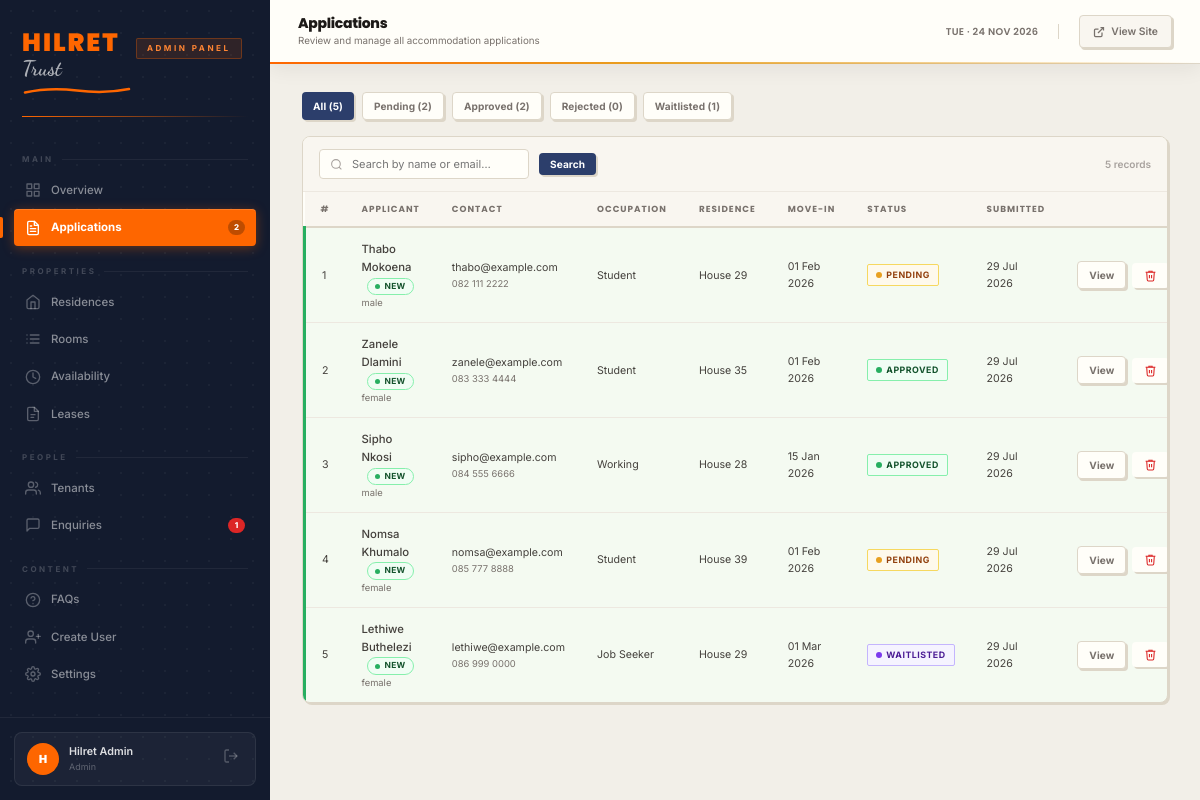
The page /dashboard/applications.php (signed in) on the database its author committed.
### tables this page shows
CREATE TABLE IF NOT EXISTS users (
  id            INT AUTO_INCREMENT PRIMARY KEY,
  name          VARCHAR(100)  NOT NULL,
  email         VARCHAR(150)  UNIQUE NOT NULL,
  password_hash VARCHAR(255)  NOT NULL,
  role          ENUM('admin','manager') DEFAULT 'admin',
  last_login    DATETIME      NULL,
  created_at    TIMESTAMP     DEFAULT CURRENT_TIMESTAMP
);

CREATE TABLE IF NOT EXISTS applications (
  id                  INT AUTO_INCREMENT PRIMARY KEY,
   
  first_name          VARCHAR(100)  NOT NULL,
  last_name           VARCHAR(100)  NOT NULL,
  email               VARCHAR(150)  NOT NULL,
  phone               VARCHAR(30)   NOT NULL,
  dob                 DATE,
  gender              ENUM('male','female','other') DEFAULT 'male',
   
  occupation          VARCHAR(50)   NOT NULL,
  employer            VARCHAR(200),
  funding_source      VARCHAR(50)   NOT NULL,
   
  preferred_residence VARCHAR(50),
  room_type           VARCHAR(50)   DEFAULT 'single',
  move_in_date        DATE,
  notes               TEXT,
   
  status              ENUM('pending','approved','rejected','waitlisted') DEFAULT 'pending',
  reviewed_by         INT           NULL,
  reviewed_at         DATETIME      NULL,
  review_notes        TEXT,
  terms_accepted      TINYINT(1)    DEFAULT 0,
   
  doc_id_path          VARCHAR(255)  NULL,
  doc_enrollment_path  VARCHAR(255)  NULL,
  doc_bursary_path     VARCHAR(255)  NULL,
  doc_sponsorship_path VARCHAR(255)  NULL,
  doc_income_path      VARCHAR(255)  NULL,
  submitted_at        TIMESTAMP     DEFAULT CURRENT_TIMESTAMP,
  viewed_at           DATETIME      NULL,
  FOREIGN KEY (reviewed_by) REFERENCES users(id) ON DELETE SET NULL
);

### backend/db.php (called while the page is built, shortened)
<?php
function db(): PDO {
    static $pdo = null;
    if ($pdo === null) {
        $dsn = sprintf(
            'mysql:host=%s;dbname=%s;charset=%s',
            DB_HOST, DB_NAME, DB_CHARSET
        );
        $pdo = new PDO($dsn, DB_USER, DB_PASS, [
            PDO::ATTR_ERRMODE            => PDO::ERRMODE_EXCEPTION,
            PDO::ATTR_DEFAULT_FETCH_MODE => PDO::FETCH_ASSOC,
            PDO::ATTR_EMULATE_PREPARES   => false,
        ]);
    }
    return $pdo;
}

### backend/auth.php (called while the page is built, shortened)
<?php
require_once __DIR__ . '/db.php';
function is_logged_in(): bool {
    return !empty($_SESSION['admin_id']);
}
function current_user(): ?array {
    static $user = null;
    if ($user === null) {
        $stmt = db()->prepare('SELECT id, name, email, role FROM users WHERE id = ?');
        $stmt->execute([$_SESSION['admin_id']]);
        $user = $stmt->fetch() ?: null;
    }
    return $user;
}

### dashboard/partials/auth-check.php (called while the page is built, shortened)
<?php
require_once dirname(__DIR__, 2) . '/backend/auth.php';
$user = current_user();

### dashboard/applications.php (the view, shortened to what this page needs)
<?php
require_once __DIR__ . '/partials/auth-check.php';
require_once dirname(__DIR__) . '/backend/db.php';
$pdo    = db();
$status = $_GET['status'] ?? '';
$search = trim($_GET['q']     ?? '');
$where  = [];
$params = [];
$sql = 'SELECT * FROM applications' . ($where ? ' WHERE ' . implode(' AND ', $where) : '') . ' ORDER BY submitted_at DESC';
$stmt = $pdo->prepare($sql);
$stmt->execute($params);
$apps = $stmt->fetchAll();
$counts = $pdo->query(
  "SELECT status, COUNT(*) as n FROM applications GROUP BY status"
)->fetchAll(PDO::FETCH_KEY_PAIR);
?>
<?php include __DIR__ . '/partials/head.php'; ?>
<?php include __DIR__ . '/partials/sidebar.php'; ?>
<?php include __DIR__ . '/partials/topbar.php'; ?>
<main class="dash-content">
  <div style="display:flex;gap:8px;flex-wrap:wrap;margin-bottom:16px">
    <?php
    $allStatuses = ['pending','approved','rejected','waitlisted'];
    ?>
    <a href="applications.php" class="btn btn--sm <?= !$status ? 'btn--navy' : 'btn--ghost' ?>">
      All (<?= array_sum($counts) ?>)
    </a>
    <?php foreach ($allStatuses as $s): ?>
    <a href="?status=<?= $s ?><?= $search ? '&q='.urlencode($search) : '' ?>"
       class="btn btn--sm <?= $status === $s ? 'btn--navy' : 'btn--ghost' ?>">
      <?= ucfirst($s) ?> (<?= $counts[$s] ?? 0 ?>)
    </a>
    <?php endforeach; ?>
  </div>
  <div class="card">
    <div class="filter-bar">
      <form method="GET" style="display:contents">
        <input type="search" name="q" placeholder="Search by name or email…" value="<?= htmlspecialchars($search) ?>">
        <button type="submit" class="btn btn--navy btn--sm">Search</button>
      </form>
      <span class="filter-count"><?= count($apps) ?> records</span>
    </div>
    <div class="table-wrap">
      <table class="data-table" id="apps-table">
        <thead>
          <tr>
            <th>#</th>
            <th>Applicant</th>
            <th>Contact</th>
            <th>Occupation</th>
            <th>Residence</th>
            <th>Move-in</th>
            <th>Status</th>
            <th>Submitted</th>
            <th></th>
          </tr>
        </thead>
        <tbody>
          <?php foreach ($apps as $a):
            $isNew = empty($a['viewed_at']);
          ?>
          <tr class="<?= $isNew ? 'tr--new' : '' ?>">
            <td class="text-muted text-sm"><?= $a['id'] ?></td>
            <td>
              <span class="font-medium"><?= htmlspecialchars($a['first_name'] . ' ' . $a['last_name']) ?></span>
              <?php if ($isNew): ?><span class="badge--app-new">New</span><?php endif; ?>
              <div class="text-muted text-xs"><?= htmlspecialchars($a['gender']) ?></div>
            </td>
            <td>
              <div class="text-sm"><?= htmlspecialchars($a['email']) ?></div>
              <div class="text-muted text-xs"><?= htmlspecialchars($a['phone']) ?></div>
            </td>
            <td class="text-sm"><?= htmlspecialchars(ucwords(str_replace('-',' ',$a['occupation']))) ?></td>
            <td class="text-sm"><?= htmlspecialchars(str_replace(['house','house-'],['House ','House '],$a['preferred_residence'])) ?></td>
            <td class="text-sm"><?= $a['move_in_date'] ? date('d M Y', strtotime($a['move_in_date'])) : '—' ?></td>
            <td><span class="badge badge--<?= $a['status'] ?>"><span class="status-dot"></span> <?= ucfirst($a['status']) ?></span></td>
            <td class="text-muted text-sm"><?= date('d M Y', strtotime($a['submitted_at'])) ?></td>
            <td>
              <div style="display:flex;gap:6px;align-items:center;white-space:nowrap">
                <a href="application-view.php?id=<?= $a['id'] ?>" class="btn btn--ghost btn--sm">View</a>
                <form method="POST" action="/backend/delete-application.php" onsubmit="return confirmDelete(<?= $a['id'] ?>, '<?= htmlspecialchars(addslashes($a['first_name'].' '.$a['last_name'])) ?>')">
                  <button type="submit" class="btn btn--ghost btn--sm" style="color:var(--red);border-color:transparent" title="Delete application">
                    <svg width="13" height="13" viewBox="0 0 24 24" fill="none" stroke="currentColor" stroke-width="2"><polyline points="3 6 5 6 21 6"/><path d="M19 6l-1 14a2 2 0 0 1-2 2H8a2 2 0 0 1-2-2L5 6"/><path d="M10 11v6"/><path d="M14 11v6"/><path d="M9 6V4h6v2"/></svg>
                  </button>
                </form>
              </div>
            </td>
          </tr>
          <?php endforeach; ?>
        </tbody>
      </table>
    </div>
  </div>
</main>
<?php include __DIR__ . '/partials/foot.php'; ?>

### dashboard/partials/sidebar.php (shortened to what this page needs)
<?php
$currentPage = basename($_SERVER['PHP_SELF']);
function navLink(string $href, string $icon, string $label, string $current, int $badge = 0): string {
    $file   = basename($href);
    $active = ($file === $current) ? ' active' : '';
    $badgeHtml = $badge > 0
        ? '<span class="sidebar-badge">' . $badge . '</span>'
        : '';
    return '<a href="/dashboard/' . $href . '" class="sidebar-nav__link' . $active . '">'
         . '<svg class="nav-icon" viewBox="0 0 24 24" fill="none" stroke="currentColor" stroke-width="2" stroke-linecap="round" stroke-linejoin="round">' . $icon . '</svg>'
         . $label
         . $badgeHtml
         . '</a>';
}
$pendingApps   = 0;
$newEnquiries  = 0;
try {
    require_once dirname(__DIR__, 2) . '/backend/db.php';
    $pendingApps  = (int) db()->query("SELECT COUNT(*) FROM applications WHERE status='pending'")->fetchColumn();
    $newEnquiries = (int) db()->query("SELECT COUNT(*) FROM enquiries WHERE status='new'")->fetchColumn();
} catch (Exception $e) {}
$initials = strtoupper(substr($user['name'] ?? 'A', 0, 1));
?>
<aside class="dash-sidebar">
  <div class="sidebar-logo">
    <a href="/index.html" class="sidebar-site-logo" aria-label="Hilret Trust — Go to website">
      <div class="sidebar-logo-mark">
        <span class="sidebar-logo-mark__hilret">Hilret</span>
        <span class="sidebar-logo-mark__trust">Trust</span>
        <svg class="sidebar-logo-mark__swoosh" viewBox="0 0 110 10" xmlns="http://www.w3.org/2000/svg" aria-hidden="true">
          <path d="M3 7.5 Q27.5 2 55 5.5 Q82.5 9 107 4" stroke="#FE6600" stroke-width="2.5" fill="none" stroke-linecap="round"/>
        </svg>
      </div>
    </a>
    <span class="sidebar-logo__badge">Admin Panel</span>
  </div>
  <nav class="sidebar-nav">
    <div class="sidebar-nav__label">Main</div>
    <?= navLink('overview.php',
        '<rect x="3" y="3" width="7" height="7"/><rect x="14" y="3" width="7" height="7"/><rect x="3" y="14" width="7" height="7"/><rect x="14" y="14" width="7" height="7"/>',
        'Overview', $currentPage) ?>
    <?= navLink('applications.php',
        '<path d="M14 2H6a2 2 0 0 0-2 2v16a2 2 0 0 0 2 2h12a2 2 0 0 0 2-2V8z"/><polyline points="14 2 14 8 20 8"/><line x1="16" y1="13" x2="8" y2="13"/><line x1="16" y1="17" x2="8" y2="17"/><polyline points="10 9 9 9 8 9"/>',
        'Applications', $currentPage, $pendingApps) ?>
    <div class="sidebar-nav__label">Properties</div>
    <?= navLink('residences.php',
        '<path d="M3 9l9-7 9 7v11a2 2 0 0 1-2 2H5a2 2 0 0 1-2-2z"/><polyline points="9 22 9 12 15 12 15 22"/>',
        'Residences', $currentPage) ?>
    <?= navLink('rooms.php',
        '<path d="M8 6h13M8 12h13M8 18h13M3 6h.01M3 12h.01M3 18h.01"/>',
        'Rooms', $currentPage) ?>
    <?= navLink('availability.php',
        '<circle cx="12" cy="12" r="10"/><polyline points="12 6 12 12 16 14"/>',
        'Availability', $currentPage) ?>
    <?= navLink('leases.php',
        '<path d="M14 2H6a2 2 0 0 0-2 2v16a2 2 0 0 0 2 2h12a2 2 0 0 0 2-2V8z"/><polyline points="14 2 14 8 20 8"/><line x1="9" y1="13" x2="15" y2="13"/><line x1="9" y1="17" x2="13" y2="17"/>',
        'Leases', $currentPage) ?>
    <div class="sidebar-nav__label">People</div>
    <?= navLink('residents.php',
        '<path d="M17 21v-2a4 4 0 0 0-4-4H5a4 4 0 0 0-4 4v2"/><circle cx="9" cy="7" r="4"/><path d="M23 21v-2a4 4 0 0 0-3-3.87"/><path d="M16 3.13a4 4 0 0 1 0 7.75"/>',
        'Tenants', $currentPage) ?>
    <?= navLink('enquiries.php',
        '<path d="M21 15a2 2 0 0 1-2 2H7l-4 4V5a2 2 0 0 1 2-2h14a2 2 0 0 1 2 2z"/>',
        'Enquiries', $currentPage, $newEnquiries) ?>
    <div class="sidebar-nav__label">Content</div>
    <?= navLink('faqs.php',
        '<circle cx="12" cy="12" r="10"/><path d="M9.09 9a3 3 0 0 1 5.83 1c0 2-3 3-3 3"/><line x1="12" y1="17" x2="12.01" y2="17"/>',
        'FAQs', $currentPage) ?>
    <?= navLink('signup.php',
        '<path d="M16 21v-2a4 4 0 0 0-4-4H5a4 4 0 0 0-4 4v2"/><circle cx="8.5" cy="7" r="4"/><line x1="20" y1="8" x2="20" y2="14"/><line x1="23" y1="11" x2="17" y2="11"/>',
        'Create User', $currentPage) ?>
    <?= navLink('settings.php',
        '<circle cx="12" cy="12" r="3"/><path d="M19.4 15a1.65 1.65 0 0 0 .33 1.82l.06.06a2 2 0 0 1 0 2.83 2 2 0 0 1-2.83 0l-.06-.06a1.65 1.65 0 0 0-1.82-.33 1.65 1.65 0 0 0-1 1.51V21a2 2 0 0 1-2 2 2 2 0 0 1-2-2v-.09A1.65 1.65 0 0 0 9 19.4a1.65 1.65 0 0 0-1.82.33l-.06.06a2 2 0 0 1-2.83 0 2 2 0 0 1 0-2.83l.06-.06A1.65 1.65 0 0 0 4.68 15a1.65 1.65 0 0 0-1.51-1H3a2 2 0 0 1-2-2 2 2 0 0 1 2-2h.09A1.65 1.65 0 0 0 4.6 9a1.65 1.65 0 0 0-.33-1.82l-.06-.06a2 2 0 0 1 0-2.83 2 2 0 0 1 2.83 0l.06.06A1.65 1.65 0 0 0 9 4.68a1.65 1.65 0 0 0 1-1.51V3a2 2 0 0 1 2-2 2 2 0 0 1 2 2v.09a1.65 1.65 0 0 0 1 1.51 1.65 1.65 0 0 0 1.82-.33l.06-.06a2 2 0 0 1 2.83 0 2 2 0 0 1 0 2.83l-.06.06A1.65 1.65 0 0 0 19.4 9a1.65 1.65 0 0 0 1.51 1H21a2 2 0 0 1 2 2 2 2 0 0 1-2 2h-.09a1.65 1.65 0 0 0-1.51 1z"/>',
        'Settings', $currentPage) ?>
  </nav>
  <div class="sidebar-footer">
    <div class="sidebar-user">
      <div class="sidebar-user__avatar"><?= htmlspecialchars($initials) ?></div>
      <div class="sidebar-user__info">
        <div class="sidebar-user__name"><?= htmlspecialchars($user['name'] ?? '') ?></div>
        <div class="sidebar-user__role"><?= htmlspecialchars($user['role'] ?? '') ?></div>
      </div>
      <a href="/dashboard/logout.php" class="sidebar-logout" title="Log out">
        <svg width="16" height="16" viewBox="0 0 24 24" fill="none" stroke="currentColor" stroke-width="2">
          <path d="M9 21H5a2 2 0 0 1-2-2V5a2 2 0 0 1 2-2h4"/>
          <polyline points="16 17 21 12 16 7"/>
          <line x1="21" y1="12" x2="9" y2="12"/>
        </svg>
      </a>
    </div>
  </div>
</aside>

### rows shown on the page
users: name "H", name "Hilret Admin", role "Admin"
applications: id "2", terms_accepted "1", first_name+last_name "Zanele Dlamini", shows "NEW", gender "female", email "zanele@example.com", phone "083 333 4444", occupation "Student", preferred_residence "House 35", move_in_date "01 Feb 2026", status "APPROVED", submitted_at "29 Jul 2026"
applications: id "1", first_name+last_name "Thabo Mokoena", shows "NEW", gender "male", email "thabo@example.com", phone "082 111 2222", occupation "Student", preferred_residence "House 29", move_in_date "01 Feb 2026", status "PENDING", submitted_at "29 Jul 2026"
applications: id "3", first_name+last_name "Sipho Nkosi", shows "NEW", gender "male", email "sipho@example.com", phone "084 555 6666", occupation "Working", preferred_residence "House 28", move_in_date "15 Jan 2026", status "APPROVED", submitted_at "29 Jul 2026"
applications: id "4", first_name+last_name "Nomsa Khumalo", shows "NEW", gender "female", email "nomsa@example.com", phone "085 777 8888", occupation "Student", preferred_residence "House 39", move_in_date "01 Feb 2026", status "PENDING", submitted_at "29 Jul 2026"
applications: id "5", first_name+last_name "Lethiwe Buthelezi", shows "NEW", gender "female", email "lethiwe@example.com", phone "086 999 0000", occupation "Job Seeker", preferred_residence "House 29", move_in_date "01 Mar 2026", status "WAITLISTED", submitted_at "29 Jul 2026"

### other values the page prints
$label "Overview Applications Residences Rooms Availability Leases Tenants Enquiries FAQs Create User Settings"
$badge "2 1"
$topbarTitle "Applications"
$topbarSubtitle "Review and manage all accommodation applications"
array_sum($counts) "5"
$s "Pending"
$s "Approved"
$s "Rejected"
$counts[$s] "0"
$s "Waitlisted"
count($apps) "5"
